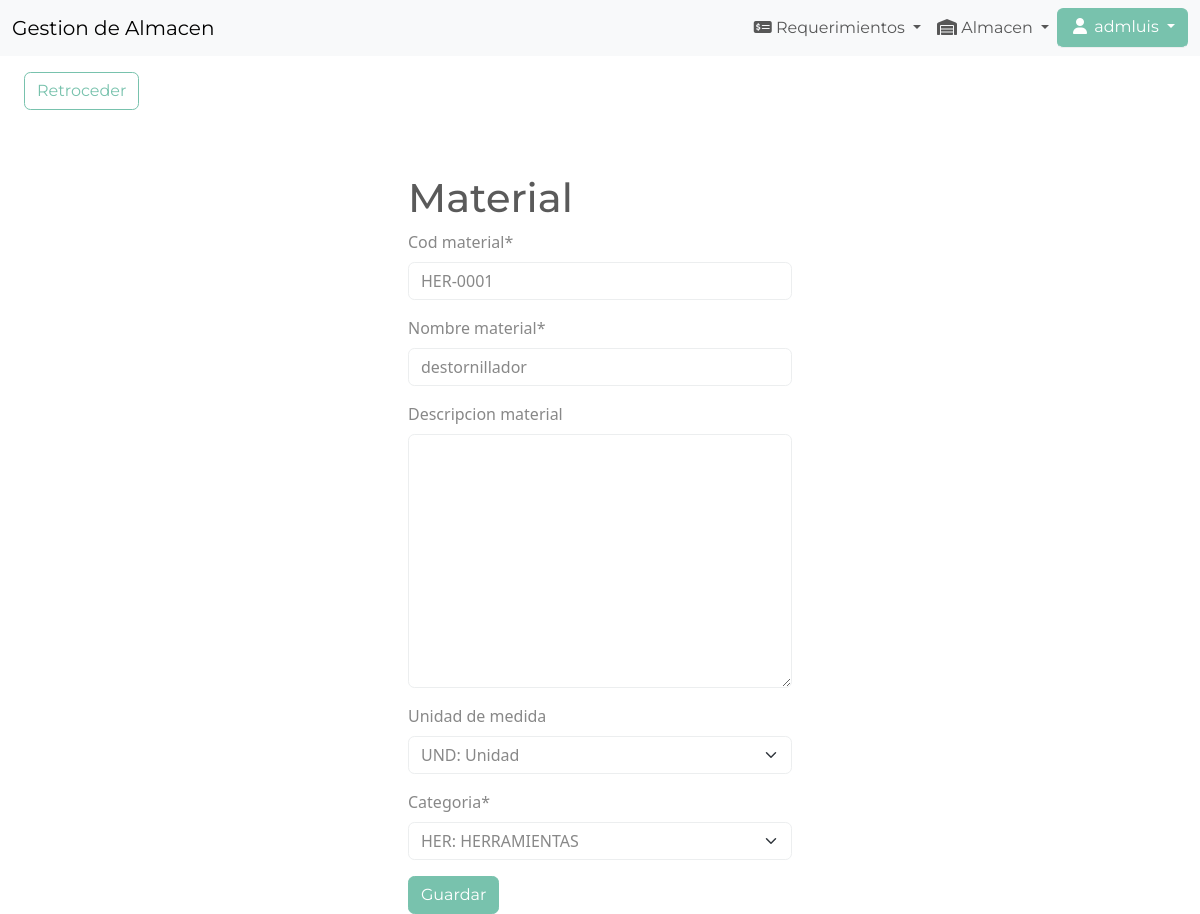
The app's page /edit-material/HER-0001 (signed in) with its own data.
### inventory/models.py (models this page shows, shortened)
class Material(models.Model):
	cod_material = models.CharField(max_length=12,primary_key=True,auto_created=False)
	nombre_material = models.CharField(max_length=60, unique=True)
	descripcion_material = models.TextField(null=True, blank=True)
	umb = models.ForeignKey('unidad', on_delete=models.SET_NULL, verbose_name="unidad de medida", blank=True, null=True)
	categoria = models.ForeignKey('categoria', on_delete=models.SET_NULL, verbose_name="categoria", blank=True, null=True)
	estado = models.BooleanField(default=True)
	fech_creacion = models.DateField(auto_now_add=True)
	class Meta:
		verbose_name = "material"
		verbose_name_plural = "materiales"

### inventory/views.py (the view)
# urls.py: path('edit-material/<str:pk>', EditMaterial.as_view(), name='edit-material'),
class EditMaterial(LoginRequiredMixin, UpdateView):
	model = Material
	form_class = MaterialForm
	template_name = 'inventory/material_form.html'
	success_url = reverse_lazy('materiales')

### inventory/forms.py
class MaterialForm(forms.ModelForm):
    categoria = forms.ModelChoiceField(queryset=Categoria.objects.all(), initial=0)
    class Meta:
        model = Material
        fields = ['cod_material','nombre_material', 'descripcion_material', 'umb', 'categoria']

### inventory/models.py (called while the page is built)
	def __str__(self) -> str:
		return self.cod_und + ": " + self.nom_und

	def __str__(self) -> str:
		return  self.cod_categoria + ": " + self.nom_categoria

### inventory/templates/inventory/material_form.html (shortened to what this page needs)
{% extends 'inventory/base.html' %}
{% load crispy_forms_tags %}
{% block content %}
	<a href="{% url 'materiales' %}" class="btn btn-outline-primary my-3 mx-4">Retroceder</a>
	<div class="row">
		<div class="col-11 col-md-4 mx-auto mt-5">
			<h1>Material</h1>
			<form method="POST">
				{{ form|crispy }}
				<div class="mt-3">
					<button class="btn btn-primary">Guardar</button>
				</div>
			</form>
		</div>
	</div>
{% endblock content %}

### inventory/templates/inventory/navigation.html (shortened to what this page needs)
<nav class="navbar navbar-expand-lg bg-light">
	<div class="container-fluid">
		<a class="navbar-brand" href="{% url 'index' %}">Gestion de Almacen</a>
		<div class="collapse navbar-collapse justify-content-end" id="navbarNav">
			<ul class="navbar-nav">
				{% if user.is_authenticated %}
					<li class="nav-item dropdown">
						<a class="nav-link dropdown-toggle" href="#" id="navbarDropdown" role="button" data-bs-toggle="dropdown" aria-expanded="false">
							<i class="fa-solid fa-money-check-dollar"></i> Requerimientos
						</a>
					</li>
					<li class="nav-item dropdown">
						<a class="nav-link dropdown-toggle" href="#" id="navbarDropdown" role="button" data-bs-toggle="dropdown" aria-expanded="false">
							<i class="fa fa-warehouse fa-fw"></i> Almacen
						</a>
					</li>
					<li class="nav-item btn-group open">
						<a class="btn btn-primary border-bottom border-body dropdown-toggle" role="button" data-bs-toggle="dropdown" href="#" aria-expanded="false">
							<i class="fa fa-user fa-fw"></i> {{ user.username }}
						</a>
					</li>
				{% endif %}
			</ul>
		</div>
	</div>
</nav>

### records on screen
Material: cod_material "HER-0001", nombre_material "destornillador", umb "UND: Unidad", categoria "HER: HERRAMIENTAS"

### other values on screen
{{ user.username }} "admluis"
